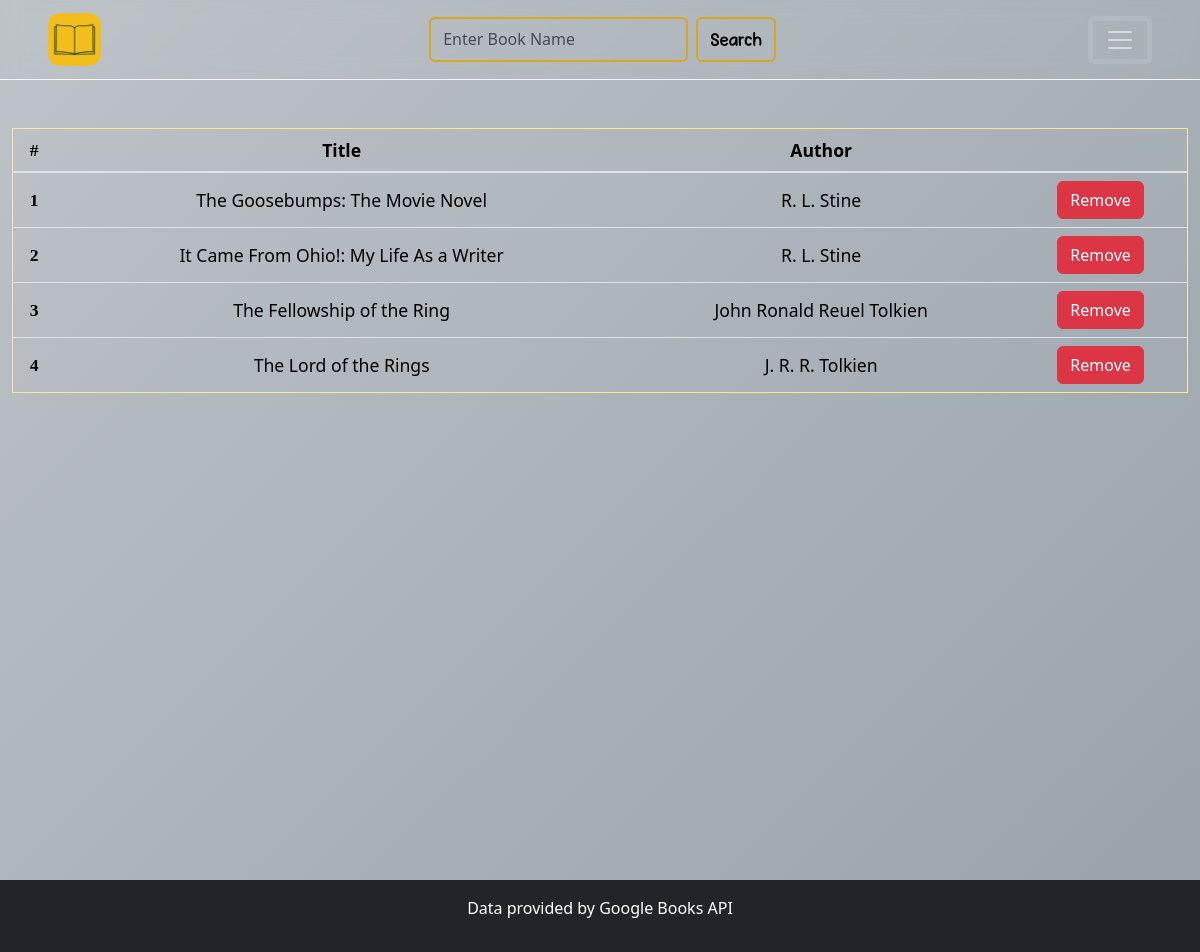
Before: /mybooks (signed in) with the older database file.
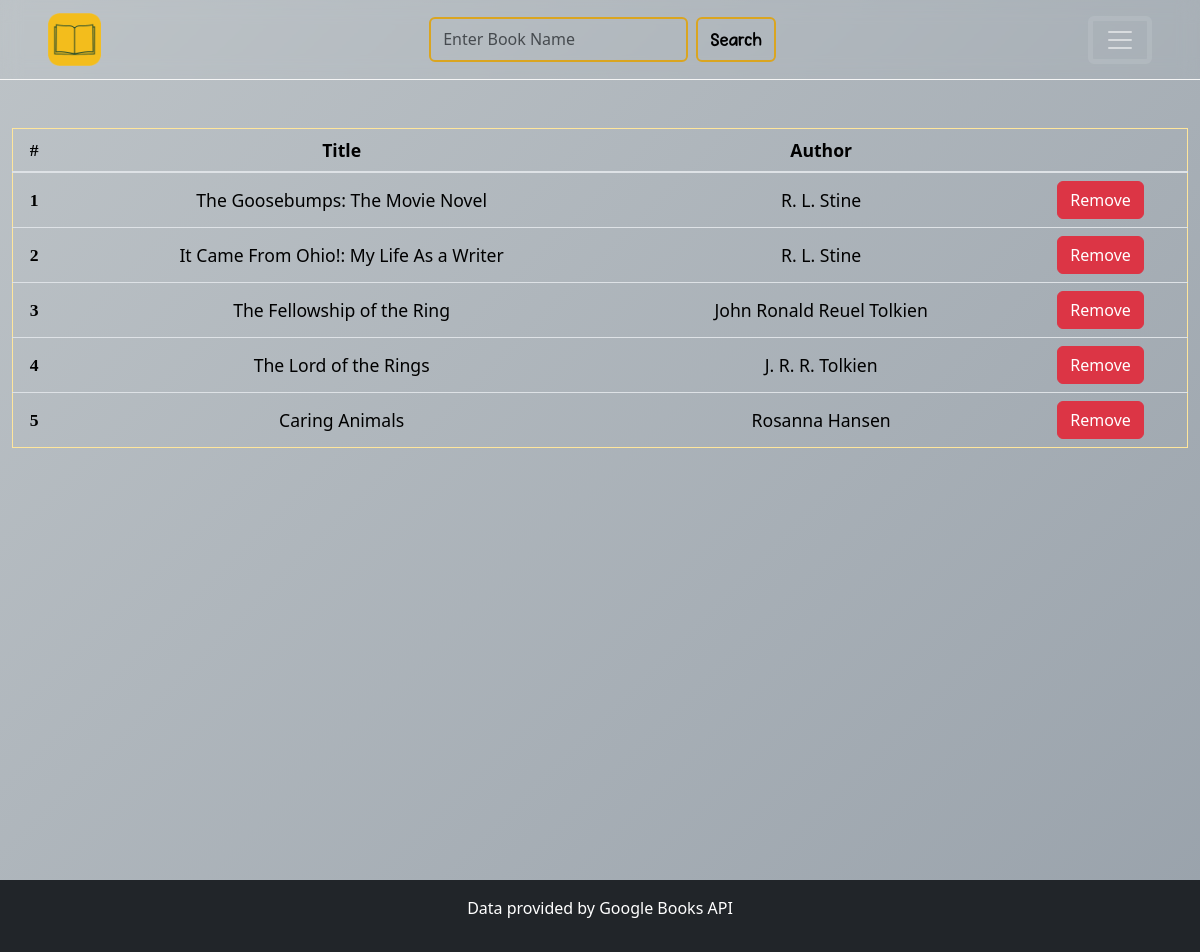
After: the same page with the newer database file.
### tables this page shows
CREATE TABLE books (
    id INTEGER PRIMARY KEY AUTOINCREMENT,
    title TEXT NOT NULL,
    author TEXT NOT NULL,
    genre TEXT NOT NULL,
    user_id INTEGER NOT NULL,
    isbn TEXT NOT NULL,
    image TEXT NOT NULL,
    FOREIGN KEY (user_id) REFERENCES users(user_id)
);

### app.py (the view)
@app.route('/mybooks')
@login_required
def mybooks():
    user_id = session['user_id']
    books = db.execute("SELECT * FROM books WHERE user_id = ?", user_id)
    return render_template('mybooks.html', books = books)

### app.py (called while the page is built)
@app.after_request
def after_request(response):
    response.headers["Cache-Control"] = "no-cache, no-store, must-revalidate"
    response.headers["Expires"] = 0
    response.headers["Pragma"] = "no-cache"
    return response

### helpers.py (called while the page is built)
def login_required(f):
    @wraps(f)
    def decorated_function(*args, **kwargs):
        if session.get('user_id') is None:
            return redirect('/login')
        return f(*args, **kwargs)
    return decorated_function

### templates/mybooks.html (shortened to what this page needs)
{% extends "layout.html" %}
{% block main %}
{% if books|length == 0 %}
<h1 class="position-absolute top-50 start-50 translate-middle" id="customh1">You Have No Books In Your Library</h1>
{% else %}
<table class="table table-dark table-bordered border-warning-subtle custom-table">
    <thead>
      <tr>
        <th scope="col" class="index">#</th>
        <th scope="col">Title</th>
        <th scope="col">Author</th>
        <th scope="col"></th>
      </tr>
    </thead>
    <tbody class="table-group-divider">
    {% for book in books %}
      <tr>
        <th scope="row" class="index">{{ loop.index }}</th>
        <td>{{ book.title }}</td>
        <td>{{ book.author }}</td>
        <td>
            <form action="/delete/{{ book.id }}" method="post">
                <button type="submit" class="btn btn-danger">Remove</button>
            </form>
        </td>
      </tr>
    {% endfor %}
    </tbody>
  </table>
{% endif %}
{% endblock %}

### templates/layout.html (shortened to what this page needs)
<!DOCTYPE html>
<html lang="en">
<head>
    <link href="https://cdn.jsdelivr.net/npm/bootstrap@5.3.3/dist/css/bootstrap.min.css" rel="stylesheet"
>
    <link rel="stylesheet" href="/static/styles.css">
</head>
<body>
    {% if session["user_id"] %}
    <nav class="navbar navbar-dark fixed-top" id="navlogin">
        <div class="container-fluid ps-5 pe-5">
            <a class="navbar-brand" href="#">
                <img src="static/logo.png" alt="Genreizz" width="53" height="53">
            </a>
            <form action="/search" method="post" class="d-flex" role="search">
                <input class="form-control me-2" id="search" type="search" placeholder="Enter Book Name" aria-label="Search" name="query">
                <button class="btn btn-outline-success" type="submit" id="searchbtn">Search</button>
            </form>
            <button class="navbar-toggler" type="button" data-bs-toggle="offcanvas" data-bs-target="#offcanvasDarkNavbar" aria-controls="offcanvasDarkNavbar" aria-label="Toggle navigation" style="border: 5px solid rgba(255, 255, 255, 0.1);">
                <span class="navbar-toggler-icon"></span>
            </button>
        </div>
    </nav>
    {% endif %}
    <main class="container-fluid py-5 text-center {% if session['user_id'] %} logged-in {% endif %}" style="min-height: 100vh;">
        {% block main %}{% endblock %}
    </main>
    <footer>
        <div class="container-fluid bg-dark text-white text-center py-3">
            <p>Data provided by Google Books API</p>
        </div>
    </footer>
</body>
</html>

### static/styles.css (style rules this page uses)
body { background: linear-gradient(135deg, #bdc3c7 0%, #99a2ab 100%); background-repeat: no-repeat; background-size: contain; }
#searchbtn { font-family: PinkChicken; border: 2px solid #DAA520; color: black; transition: all 0.3s ease; font-size: 1.2rem; }
.logged-in { margin-top: 80px; }
.custom-table { background-color: transparent; --bs-table-bg: transparent; }
.custom-table th, .custom-table td { border-right: none !important; border-left: none !important; }
.custom-table thead th { border-bottom: 2px solid var(--bs-border-color); }
.custom-table tbody td, .custom-table tbody th { border-top: 1px solid var(--bs-border-color); }
.custom-table { border: 1px solid var(--bs-border-color); background-color: transparent; --bs-table-bg: transparent; font-size: 1.1rem; }
.custom-table tbody td, .custom-table tbody th { color: #000; text-align: center; vertical-align: middle; }
.custom-table thead th { color: #000; text-align: center; vertical-align: middle; }
.index { font-family: Welcome_magic; }
#navlogin { border-bottom: 1px solid whitesmoke; backdrop-filter: blur(10px); min-height: 80px; }

Changed rows visible on the page:
added books: title "Caring Animals", author "Rosanna Hansen"
